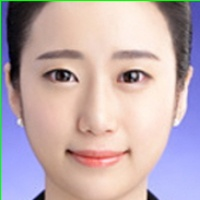
#> input picture Test_Images/YH030_face.jpg, 200 x 200 px
$ python Color_Extraction.py   (older library calls are emulated)
#> lines starting #> are read from the running program, lines starting #| are printed output that depends on the picture
### find_suitable_color.py
"""
 Skin color level 1 to 6
"""
"""
    Loreal Version 1
"""
# skinMap = [[69, 53, 30], [70, 52, 32], [72, 51, 34], [75, 49, 36], [76, 48, 37], [78, 47, 42],
#            [88, 69, 37], [92, 66, 41], [93, 65, 43], [97, 64, 45], [100, 62, 49], [101, 61, 53],
#            [109, 85, 51], [113, 82, 53], [116, 80, 54], [117, 79, 56], [120, 77, 61], [123, 75, 65],
#            [128, 100, 61], [131, 98, 65], [135, 96, 67], [139, 95, 70], [141, 92, 75], [144, 92, 79],
#            [146, 117, 77], [149, 115, 78], [154, 113, 83], [157, 111, 85], [161, 110, 91], [163, 106, 95],
"""
    Loreal Version 2
"""
# skinMap = [[234, 216, 196], [237, 216, 197], [238, 215, 199], [240, 214, 201], [245, 214, 203], [245, 212, 205],
#            [224, 200, 174], [225, 199, 174], [229, 198, 177], [230, 197, 178], [233, 195, 182], [234, 194, 186],
#            [210, 184, 151], [213, 182, 153], [217, 181, 155], [220, 179, 159], [221, 178, 161], [224, 176, 166],
#            [196, 166, 130], [200, 165, 133], [203, 164, 135], [207, 162, 139], [209, 160, 143], [212, 160, 147],
#            [180, 151, 111], [184, 148, 112], [189, 145, 116], [191, 143, 122], [195, 143, 122], [198, 141, 130],
#            [165, 133, 94], [167, 131, 95], [172, 128, 99], [175, 128, 102], [178, 126, 105], [182, 124, 112]
#            ]
"""
    Yerago Version
    0-3 : spring
    4-7 : summer
    8-11: autumn
    12-15:winter
"""
skinMap = [[243, 221, 161], [216, 181, 122], [222, 163, 107], [177, 132, 50],
           [213, 186, 152], [192, 160, 135], [166, 111, 81], [136, 92, 36],
           [246, 218, 164], [234, 162, 122], [193, 137, 88], [126, 87, 53],
           [242, 219, 177], [205, 171, 116], [192, 113, 59], [115, 59, 28]
           ]

def color_detector(inputBGR):
    color = [0, 0, 0]
    score = 1000

    # if color does not in range BGR
    if inputBGR[2] < 101 or inputBGR[2] > 245:
        return -1
    if inputBGR[1] < 61 or inputBGR[1] > 216:
        return -1
    if inputBGR[0] < 53 or inputBGR[0] > 205:
        return -1

    # else find best skin color
    for i in range(len(skinMap)):
        Rscore = abs(skinMap[i][0] - inputBGR[2])
        Gscore = abs(skinMap[i][1] - inputBGR[1])
        Bscore = abs(skinMap[i][2] - inputBGR[0])
        tempScore = Rscore + Gscore + Bscore
        # smaller is better suitable for skin
        if tempScore < score:
            score = tempScore
            color = i
    # when color mapper found best skin color then,
    return color

def find_suitable_weather(inputRange):
    weather_score = [0, 0, 0, 0]
    for i in range(8):
        if inputRange[i][0] <= 3:
            weather_score[0] += inputRange[i][1]
        elif inputRange[i][0] <= 7:
            weather_score[1] += inputRange[i][1]
        elif inputRange[i][0] <= 11:
            weather_score[2] += inputRange[i][1]
        elif inputRange[i][0] <= 15:
            weather_score[3] += inputRange[i][1]
        else:
            print 'something is wrong please contact to manager'
    max_num = 0
    max_idx = 0
    for i in range(4):
        if weather_score[i] > max_num:
            max_num = weather_score[i]
            max_idx = i
    return weather_score, max_num, max_idx

### Color_Extraction.py
# -*- coding: utf-8 -*-
"""
    Sogang University Datamining Laboratory
    title: Personal color Extratcion
    author: sogo
"""
# Personal Color Extraction
import cv2
import numpy as np
from collections import Counter
from find_suitable_color import *

# read image
imgName = 'YH030_face.jpg'
targetImage = cv2.imread('./Test_Images/'+imgName, cv2.CV_LOAD_IMAGE_COLOR)
#> targetImage is the input picture: shape (200, 200, 3); mean B, G, R 176.3, 172, 191.4
skinCandidates = []
# found color range and count it from skin color range
for x in range(45):
    for y in range(40):
        skinColor = color_detector(targetImage[35+x][95+y])
        if skinColor is not -1:
            skinCandidates.append(skinColor)
        skinColor = color_detector(targetImage[130+x][95+y])
        if skinColor is not -1:
            skinCandidates.append(skinColor)
#> after the loop, skinCandidates = 2221 values, max 14 at index 1229, min 0 at index 818, mean 9.16

# found a mean color
a = Counter(skinCandidates).most_common(8)
#> a = [(12, 1197), (4, 397), (5, 215), (9, 187), (6, 78), (2, 36), (8, 35), (10, 32)]
# print out Weather
wData, wNum, wName = find_suitable_weather(a)
#> after the loop in find_suitable_weather, `for i in range(8):`: weather_score = [36, 690, 254, 1197]
#> the loop in find_suitable_weather, `for i in range(4):` made 4 passes
#> max_num on passes 1, 2, 4: 36, 690, 1197
#> after the loop in find_suitable_weather, `for i in range(4):`: max_idx = 3; max_num = 1197
#> wData = [36, 690, 254, 1197]; wNum = 1197; wName = 3
if wName is 0:
    wName = 'spring'
elif wName is 1:
    wName = 'summer'
elif wName is 2:
    wName = 'autumn'
else:
    wName = 'winter'
f = open('./Test_Results/Result.txt', 'a')
f.write(str(imgName) + str(wData) + wName + '\n')
f.close()
# const: 보정을 위한 추가 값
const = 0
color1 = (skinMap[a[0][0]][2]+const, skinMap[a[0][0]][1]+const, skinMap[a[0][0]][0]+const)
#> color1 = (177, 219, 242)
color2 = (skinMap[a[1][0]][2]+const, skinMap[a[1][0]][1]+const, skinMap[a[1][0]][0]+const)
#> color2 = (152, 186, 213)
color3 = (skinMap[a[2][0]][2]+const, skinMap[a[2][0]][1]+const, skinMap[a[2][0]][0]+const)
#> color3 = (135, 160, 192)
color4 = (skinMap[a[3][0]][2]+const, skinMap[a[3][0]][1]+const, skinMap[a[3][0]][0]+const)
#> color4 = (122, 162, 234)
colorWinodw = np.zeros((200, 200, 3), np.uint8)
cv2.rectangle(colorWinodw, (0, 0), (99, 99), color1, -1)
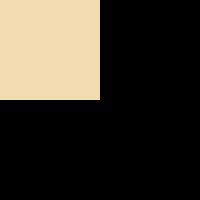
#> colorWinodw: shape (200, 200, 3); mean of channels 0, 1, 2 44.2, 54.8, 60.5; drawn as B, G, R
cv2.rectangle(colorWinodw, (100, 0), (199, 99), color2, -1)
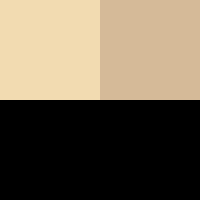
#> colorWinodw: shape (200, 200, 3); mean of channels 0, 1, 2 82.2, 101.2, 113.8; drawn as B, G, R
cv2.rectangle(colorWinodw, (0, 100), (99, 199), color3, -1)
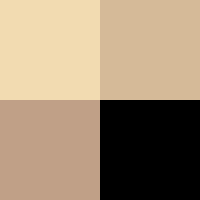
#> colorWinodw: shape (200, 200, 3); mean of channels 0, 1, 2 116, 141.2, 161.8; drawn as B, G, R
cv2.rectangle(colorWinodw, (100, 100), (199, 199), color4, -1)
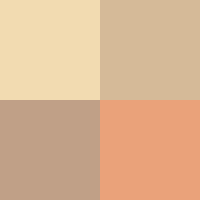
#> colorWinodw: shape (200, 200, 3); mean of channels 0, 1, 2 146.5, 181.8, 220.2; drawn as B, G, R
# cv2.imshow("Image", targetImage)
# cv2.imshow("Color", colorWinodw)
# cv2.waitKey(0)
cv2.imwrite(imgName, colorWinodw)

$ run again, with Test_Images/YH001_face.jpg copied over Test_Images/YH030_face.jpg
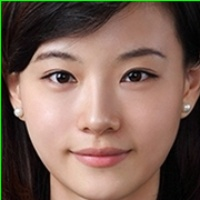
#> input picture Test_Images/YH001_face.jpg, 200 x 200 px
#> targetImage is the input picture: shape (200, 200, 3); mean B, G, R 88.6, 100.4, 126.2
#> after the loop `for x in range(45):`: skinCandidates = 3316 values, max 15 at index 1610, min 4 at index 706, mean 6.54
#> a = [(6, 1333), (5, 1109), (10, 383), (11, 275), (4, 160), (9, 21), (13, 19), (12, 9)]
#> after the loop in find_suitable_weather, `for i in range(8):`: weather_score = [0, 2602, 679, 28]
#> the loop in find_suitable_weather, `for i in range(4):` made 4 passes
#> max_num on pass 2: 2602
#> after the loop in find_suitable_weather, `for i in range(4):`: max_idx = 1; max_num = 2602
#> wData = [0, 2602, 679, 28]; wNum = 2602; wName = 1
#> color1 = (81, 111, 166)
#> color2 = (135, 160, 192)
#> color3 = (88, 137, 193)
#> color4 = (53, 87, 126)
#> `cv2.rectangle(colorWinodw, (0, 100), (99, 199), color3, -1)`:
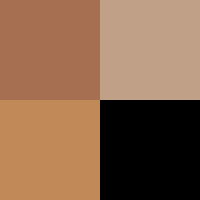
#> colorWinodw: shape (200, 200, 3); mean of channels 0, 1, 2 76, 102, 137.8; drawn as B, G, R
#> `cv2.rectangle(colorWinodw, (100, 100), (199, 199), color4, -1)`:
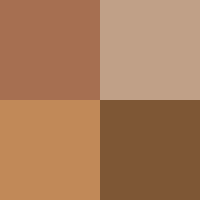
#> colorWinodw: shape (200, 200, 3); mean of channels 0, 1, 2 89.2, 123.8, 169.2; drawn as B, G, R

$ run again, with Test_Images/YH003_face.jpg copied over Test_Images/YH030_face.jpg
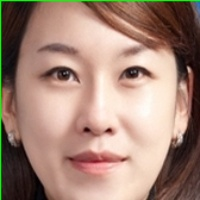
#> input picture Test_Images/YH003_face.jpg, 200 x 200 px
#> targetImage is the input picture: shape (200, 200, 3); mean B, G, R 119.1, 133.6, 163.7
#> after the loop `for x in range(45):`: skinCandidates = 2268 values, max 13 at index 1020, min 0 at index 2132, mean 8.52
#> a = [(12, 994), (4, 553), (6, 250), (5, 205), (10, 93), (9, 87), (11, 58), (13, 20)]
#> after the loop in find_suitable_weather, `for i in range(8):`: weather_score = [0, 1008, 238, 1014]
#> the loop in find_suitable_weather, `for i in range(4):` made 4 passes
#> max_num on passes 2, 4: 1008, 1014
#> after the loop in find_suitable_weather, `for i in range(4):`: max_idx = 3; max_num = 1014
#> wData = [0, 1008, 238, 1014]; wNum = 1014; wName = 3
#> color1 = (177, 219, 242)
#> color2 = (152, 186, 213)
#> color3 = (81, 111, 166)
#> color4 = (135, 160, 192)
#> `cv2.rectangle(colorWinodw, (0, 100), (99, 199), color3, -1)`:
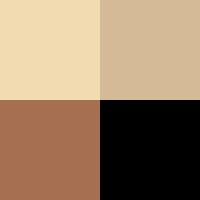
#> colorWinodw: shape (200, 200, 3); mean of channels 0, 1, 2 102.5, 129, 155.2; drawn as B, G, R
#> `cv2.rectangle(colorWinodw, (100, 100), (199, 199), color4, -1)`:
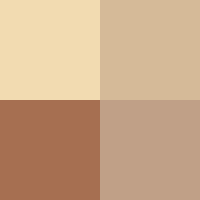
#> colorWinodw: shape (200, 200, 3); mean of channels 0, 1, 2 136.2, 169, 203.2; drawn as B, G, R
